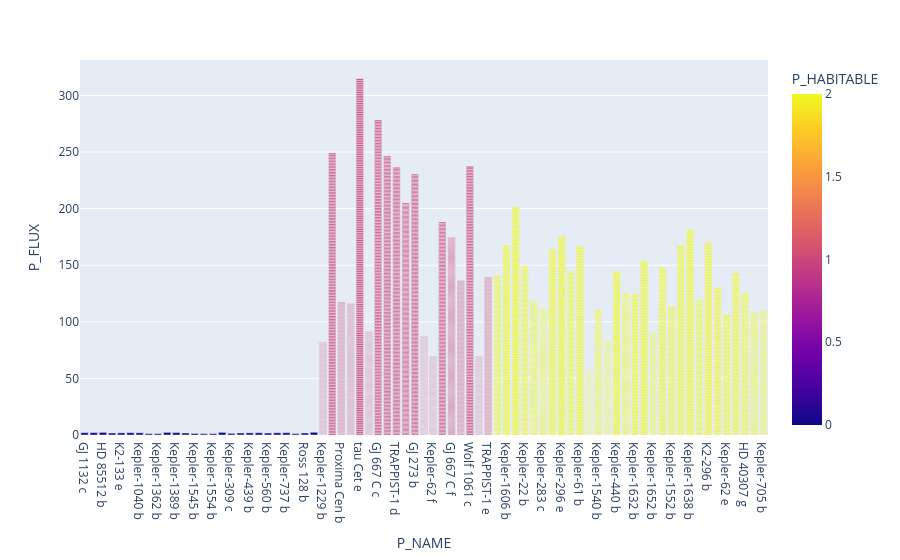

Notebook code for this chart:
### Markdown cell above
**Influence of Planetary Flux on habitability**

### Code cell
ESI_range = oversampled.query("P_ESI> 0.65") 
fig = px.bar(ESI_range, x= 'P_NAME', y="P_FLUX", color = 'P_HABITABLE')
fig.show()

### Figure 1 — Plotly figure (JSON) as saved in the notebook; plotly's stock layout.template omitted (floating-point values rounded to 4 significant figures; data arrays with more than 128 entries replaced by an {"elided": "..."} marker saying what was removed)
{"data": [{"hovertemplate": "P_NAME=%{x}<br>P_FLUX=%{y}<br>P_HABITABLE=%{marker.color}<extra></extra>", "legendgroup": "", "marker": {"color": {"elided": "7158 int values"}, "coloraxis": "coloraxis", "pattern": {"shape": ""}}, "name": "", "orientation": "v", "showlegend": false, "textposition": "auto", "type": "bar", "x": {"elided": "7158 str values"}, "xaxis": "x", "y": {"elided": "7158 float values"}, "yaxis": "y"}], "layout": {"barmode": "relative", "coloraxis": {"colorbar": {"title": {"text": "P_HABITABLE"}}, "colorscale": [[0, "#0d0887"], [0.1111, "#46039f"], [0.2222, "#7201a8"], [0.3333, "#9c179e"], [0.4444, "#bd3786"], [0.5556, "#d8576b"], [0.6667, "#ed7953"], [0.7778, "#fb9f3a"], [0.8889, "#fdca26"], [1, "#f0f921"]]}, "legend": {"tracegroupgap": 0}, "margin": {"t": 60}, "xaxis": {"anchor": "y", "domain": [0, 1], "title": {"text": "P_NAME"}}, "yaxis": {"anchor": "x", "domain": [0, 1], "title": {"text": "P_FLUX"}}}}
